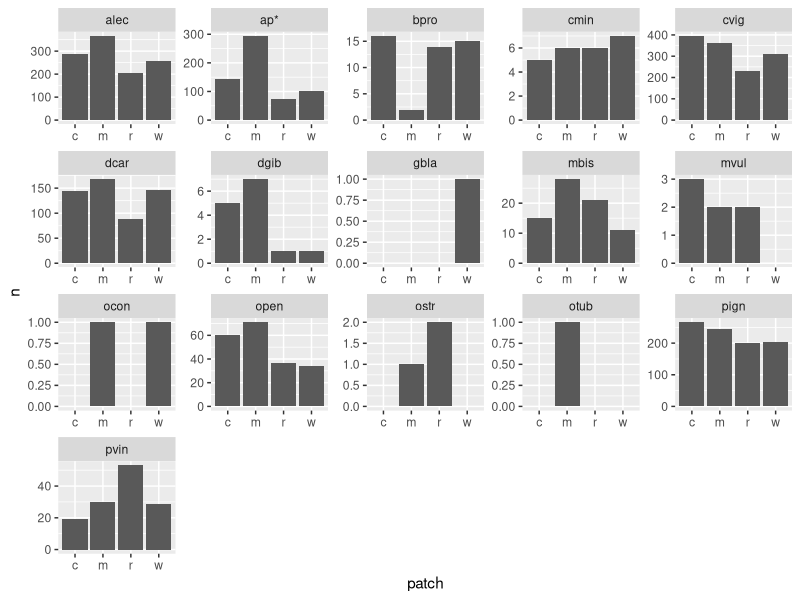
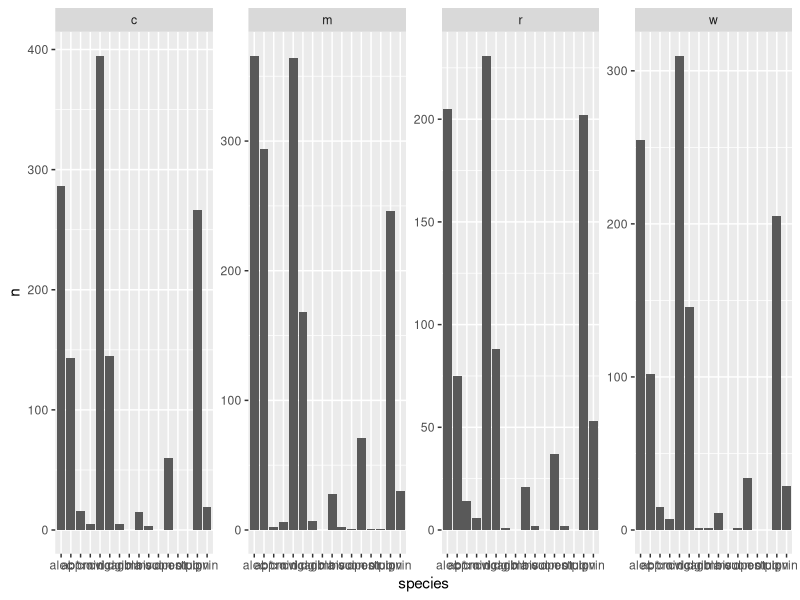
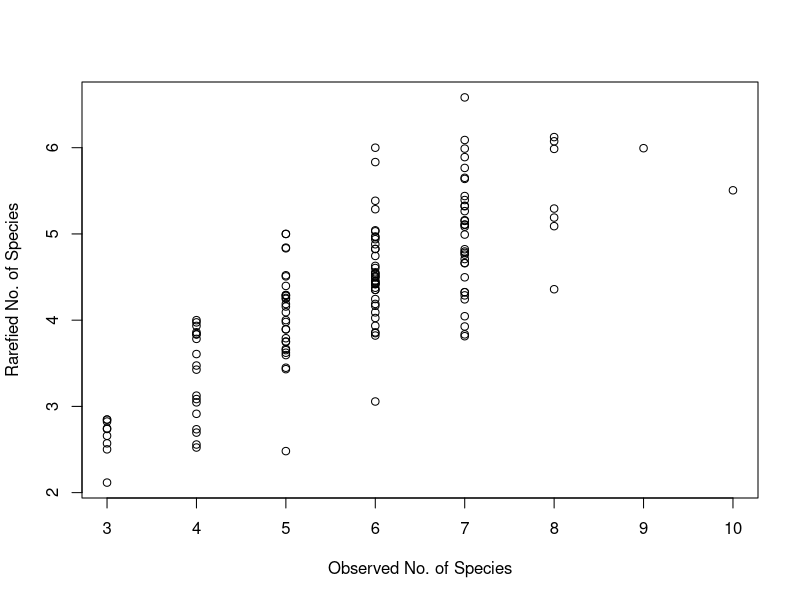
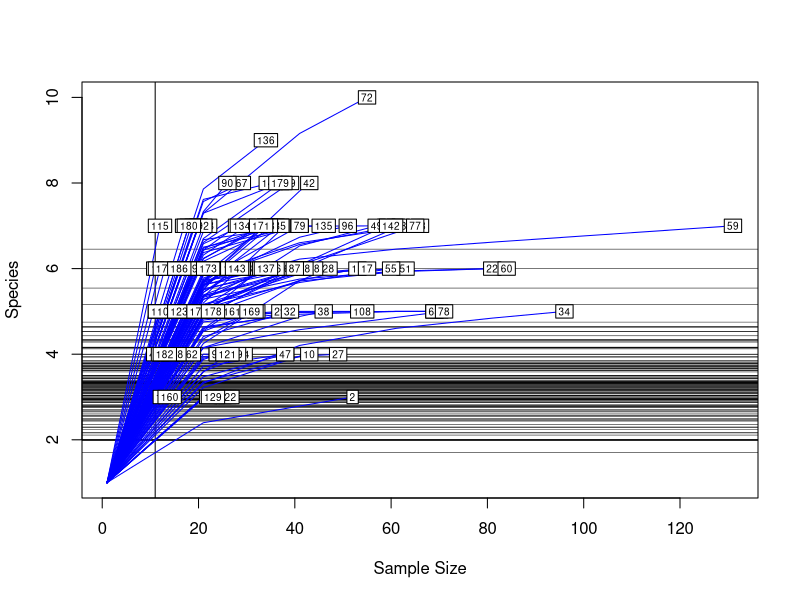

Write R code to recreate these figures, in order. (Note: this script raises an error after producing the figures.)
# Script to import, clean, and organize EEC's Beetle data
# date: 25 september 2024

# load libraries ----------------------------------------------------------

library(tidyverse)
library(here)
library(lubridate) # to deal with dates https://lubridate.tidyverse.org/
library(vegan)

# load data ---------------------------------------------------------------

btl_data<-read_csv(here("corridor_docs","eric_ms_thesis","ms_data","data_clean","clean_btl_counts.csv"))


# quick summaries to look over the sampling point information ---------------
# how many points in each block, how many points per treatment, etc.

# names(btl)
# 
# smpl_pts %>% 
#   group_by(block) %>% 
#   tally()
# 
# smpl_pts %>% 
#   group_by(block,patch) %>% 
#   tally()
# # what's up with 52?
# smpl_pts %>% 
#   group_by(block,patch,point) %>% 
#   tally() 
# 
# smpl_pts %>% 
#   group_by(block,patch,point) %>% 
#   tally() %>% 
#   filter(block=="52")
# 
# smpl_pts %>% 
#   group_by(date,block) %>% 
#   tally() 
# 
# smpl_pts %>% 
#   group_by(date,block) %>% 
#   tally() 



# summary data ------------------------------------------------------------


# total beetles captured --------------------------------------------------


total_N<-btl_data %>% summarise(n=sum(sum, na.rm=TRUE))


# total N by species ------------------------------------------------------


# total number of beetles sampled each round
total_N_sample<-btl_data %>%
  pivot_longer(pvin:ostr,names_to = "species",values_to = "n") %>% 
  group_by(date) %>% 
  summarise(n=sum(n, na.rm=TRUE)) %>% 
  arrange(date)



btl_order<-btl_data %>%
  pivot_longer(pvin:ostr,names_to = "species",values_to = "n") %>% 
  group_by(species) %>%
  summarize(n=sum(n, na.rm=TRUE)) %>%
  arrange(desc(n)) %>%
  mutate(species = reorder(species, desc(n)))


btl_data_sums<-btl_data %>%
  pivot_longer(pvin:ostr,names_to = "species",values_to = "n") %>% 
  group_by(species,patch) %>%
  summarize(n=sum(n, na.rm=TRUE)) %>%
  arrange(patch,desc(n))

ggplot(btl_data_sums, aes(x=patch, y=n)) + 
  geom_bar(stat = "identity")+
  facet_wrap(vars(species),scales="free",ncol = 5) 



ggplot(btl_data_sums, aes(x=species, y=n)) + 
  geom_bar(stat = "identity")+
  facet_wrap(vars(patch),scales="free",ncol = 4) 




mega_spp<-btl_data %>%
  pivot_longer(pvin:ostr,names_to = "species",values_to = "n") %>% 
  group_by(species) %>% 
  summarise(n=sum(n, na.rm=TRUE)) %>% 
  filter(n>500) %>% 
  ungroup() %>% 
  select(species,n)%>% 
  arrange(desc(n))


rare_spp<-btl_data %>%
  pivot_longer(pvin:ostr,names_to = "species",values_to = "n") %>% 
  group_by(species) %>% 
  summarise(n=sum(n, na.rm=TRUE)) %>% 
  filter(n<50) %>% 
  ungroup() %>% 
  select(species,n) %>% 
  arrange(desc(n))



plot_n<-btl_data %>%
  pivot_longer(pvin:ostr,names_to = "species",values_to = "n") %>% 
  filter(species=="pign"|species=="alec"|species=="cvig")
plot_btl_n <- function(data) {
  btl_n_plot<-ggplot(plot_n,
                     aes(x=date,
                         y=n,
                         group=species,
                         color=species)) +
    geom_line()+
    geom_point()+
    # facet_wrap(vars(habitat))
    facet_grid(vars(species),vars(patch))+
    theme_bw()
}




# code for making a rarefaction curve -------------------------------------


rarefaction_data<-btl_data %>% 
  select(-c(month,day,year,date)) %>% 
  pivot_longer(pvin:ostr,names_to = "species",values_to = "n") %>% 
  group_by(sample_id,species) %>% 
  summarize(n=sum(n)) %>% 
  pivot_wider(values_from=n,names_from=species) %>% 
  column_to_rownames("sample_id") 

### worked example for generating rarefaction curve
#?rarecurve
#?rarefy

#data(BCI)
#S <- specnumber(BCI) # observed number of species
#(Raremax <- min(rowSums(BCI)))

#Srare <- rarefy(BCI, Raremax)
#plot(S, Srare, xlab = "Observed No. of Species", ylab = "Rarefied No. of Species")
#abline(0, 1)

#rarecurve(BCI, step = 20, sample = Raremax, col = "blue", cex = 0.6)

# subsetting data so that there are no zeros 
rarefaction_data<-btl_data %>% 
  select(-c(month,day,year,date)) %>% 
  pivot_longer(pvin:ostr,names_to = "species",values_to = "n") %>% 
  group_by(sample_id,species) %>% 
  summarize(n=sum(n)) %>% 
  pivot_wider(values_from=n,names_from=species) %>% 
  column_to_rownames("sample_id") %>% 
  filter((rowSums(rarefaction_data) > 10)) 

s <- specnumber(rarefaction_data)
s
(raremax <- min(rowSums(rarefaction_data)))

btl.rare <- rarefy(rarefaction_data, raremax)
btl.rare
plot(s,btl.rare,xlab = "Observed No. of Species", ylab = "Rarefied No. of Species")


rarecurve(rarefaction_data, step = 20, sample = raremax, col = "blue", cex = 0.6)







# sandbox -----------------------------------------------------------------

























N_by_spp<-btl_data %>% 
  summarise(across(where(is.numeric), ~ sum(.x, na.rm = TRUE))) %>% 
  select(-c(sample_id,point,month,day,year,sum)) %>% 
  pivot_longer(pvin:ostr,names_to = "species",values_to = "n") %>% 
  arrange(desc(n))
  



# total N by date type --------------------------------------------------


N_by_patch<-btl_data %>% 
  group_by(date)


  summarise(across(where(is.numeric), ~ sum(.x, na.rm = TRUE))) %>% 
  select(-c(sample_id,point,month,day,year,sum)) %>% 
  pivot_longer(pvin:ostr,names_to = "species",values_to = "n") %>% 
  arrange(desc(n))
















# species diversity -------------------------------------------------------



btl_summary<-btl_counts %>% 
  select(-c(sample_id,block,point,month,day)) %>% 
  group_by(patch) %>% 
  summarize(across(everything(), ~ sum(.x, na.rm = TRUE))) %>% 
  filter(!is.na(patch)) %>% 
  select(-sum) %>% 
  column_to_rownames("patch")



summarize(sum=sum(c_across(pvin:ocon), na.rm = TRUE)) %>% 
  filter(!is.na(patch))
btls<-btl_summary %>% 
  
  
  
  
  
  btls<-btl_counts %>% 
  select(-c(sum,sample_id,block,point, month, day)) %>% 
  # column_to_rownames("sample_id")
  column_to_rownames("patch")







site_type <- env %>% 
  select(block, patch)
# How speciose are my communities?

# specnumber() will tell you the number of species within each sample. 
# You can then run an analysis of variance to ask if mean species richness 
# is significantly different across sites.

sppr <- specnumber(btl_summary)

# analysis of variance takes the same form as the usual models you'd see in R
# response ~ dependent, data = environmental grouping
# sppr_aov <- aov(sppr ~ patch, data = site_type)
# summary(sppr_aov)

shannondiv <- diversity(btl_summary)
head(shannondiv)

# rarefaction



btl_summary<-btl_counts %>% 
  select(-c(patch,block,point,month,day)) %>% 
  # select(-c(sample_id,block,point,month,day)) %>% 
  # group_by(patch) %>% 
  filter(sum>0) %>% 
  select(-sum) %>% 
  column_to_rownames("sample_id")



spAbund <- rowSums(btl_summary)  #gives the number of individuals found in each plot
spAbund # view observations per plot 
# ufl graduation deadlines graduate school

#rarefaction uses the smallest number of 
# observations per sample to extrapolate the expected number if all other 
# samples only had that number of observations
raremin <- min(rowSums(btl_summary))  
raremin # view smallest # of obs 


sRare <- rarefy(btl_summary, raremin) # now use function rarefy
sRare #give
rarecurve(btl_summary, col = "blue") 
